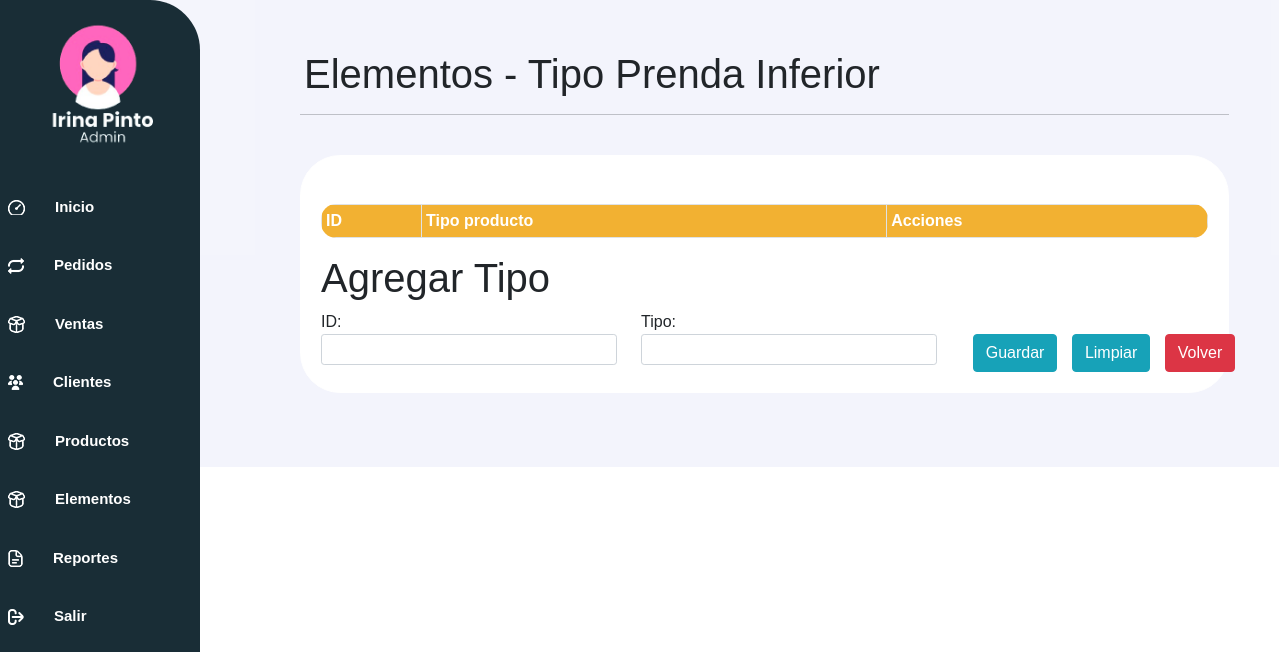
The page /controlador/tipopi_controlador.php (signed in) on the database as committed earlier.
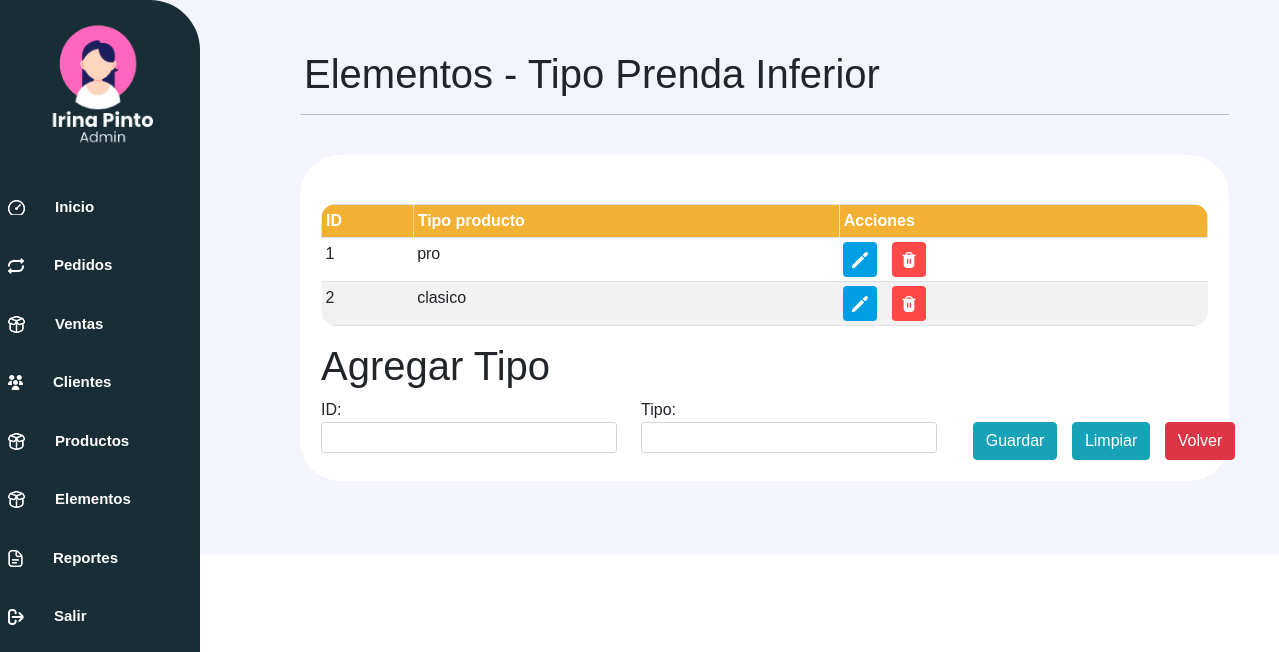
The same page on the database as committed later.
### tables this page shows
CREATE TABLE `tipo_pi` (
  `id_tipoPI` varchar(3) NOT NULL,
  `nombre_tipoPI` varchar(10) DEFAULT NULL
);

### controlador/tipopi_controlador.php (called while the page is built, shortened)
<?php
	require_once("../modelo/tipopi_modelo.php");
	$objtipo_pi = new tipo_piModelo();
	$lista_tipo_pi1 = $objtipo_pi->consultar();
	$lista_tipopi = $objtipo_pi->tipo_pi_consultar();
	require_once("../vista/tipopi_vista.php");
?>

### modelo/conexionPDO.php (called while the page is built, shortened)
<?php
class Conexion {
    private $conexion;
    function __construct(){
        $servidor="localhost";
        $usuarioBD="root";
        $claveBD="";
        $bd="gestion_de_pedidos_cpinto";
        try {
            $this->conexion=new PDO("mysql:host=$servidor;dbname=$bd",$usuarioBD,$claveBD);
            $this->conexion->setAttribute(PDO::ATTR_ERRMODE,PDO::ERRMODE_EXCEPTION);
        }
        catch(PDOException $fallo){
            die ("La conexion ha fallado.".$fallo->getMessage());
        }
    }
    public function conectar(){
        return $this->conexion;
    }
}
?>

### modelo/tipopi_modelo.php (called while the page is built, shortened)
<?php
    require_once("conexionPDO.php");
	class tipo_piModelo extends Conexion {
		private $objbd;
		 public function __construct(){
			$this->objbd = parent::conectar();
		}
		public function consultar(){
			$lista = array();
			$registro = "SELECT * FROM tipo_pi";
			$preparado = $this->objbd->prepare($registro);
			$resul = $preparado->execute();
			while( $datos = $preparado->fetch(PDO::FETCH_ASSOC) ){
				$lista[] = $datos;
			}
			return $lista;
		}
		public function tipo_pi_consultar(){
			$lista = array();
			$registro = "SELECT * FROM tipo_pi";
			$preparado = $this->objbd->prepare($registro);
			$resul = $preparado->execute();
			while( $datos = $preparado->fetch(PDO::FETCH_ASSOC) ){
				$lista[] = $datos;
			}
			return $lista;
		}
	}
?>

### vista/tipopi_vista.php (the view, shortened to what the changed rows need)
<!DOCTYPE html>
<?php
   require_once("../modelo/conexionPDO.php");
?>
<html>
	<head>
        <link rel="stylesheet" href="../vista/css/estilos.css">
        <link href="https://cdn.lineicons.com/4.0/lineicons.css" rel="stylesheet" />
        <link rel="stylesheet" href="https://cdnjs.cloudflare.com/ajax/libs/font-awesome/5.15.4/css/all.min.css">
		<link rel="stylesheet" href="../vista/css/bootstrap.min.css">
        <link rel="stylesheet" href="../vista/css/sweetalert2.min.css">
	</head>
    <body>
    <div class="contenido">
    <div class="ml-1">
        <h1>Elementos - Tipo Prenda Inferior</h1>
    </div>
<div class="px-6 py-4">
    <div class="contenedor-entrada1 px-6 pt-5">
        <div class="caja_scroll">
                    <table class="table table-striped table-bordered table-hover table-sm">
                        <tr>
                            <th>ID</th>
                            <th>Tipo producto</th>
                            <th>Acciones</th>
                        </tr>
                        <?php foreach ($lista_tipopi as $tipopi){ ?>
                            <tr>
                                <td><?php echo $tipopi['id_tipoPI']; ?></td>
                                <td><?php echo $tipopi['nombre_tipoPI']; ?></td>
                                <td>
                                    <a href="tipopi_controlador.php?id=<?php echo $tipopi['id_tipoPI'] ?>" class="btn btn-azul">
                                    <img src="../vista/img/pencil.png" alt="Modificar" width="16" height="16"></a>
                                  <a href="../controlador/tipopi_controlador.php?eliminarId=<?php echo $tipopi['id_tipoPI'] ?>" class="btn btn-rojo">
                                     <img src="../vista/img/trash.png" alt="Eliminar" width=16 height=16></a>
                                </td>
                            </tr>
                        <?php } ?>
                    </table>
                </div>
            <?php if(isset($_GET['id'])){ ?>
                <h1 class="display-6"><b>Datos Producto </b></h1>
            <?php } else { ?>
                <h1 class="display-6"><b>Agregar Tipo</b></h1>
            <?php } ?>
        </div>
        </div>
    </div>
</body>
</html>

Rows that differ between the two databases and show on the page:
added tipo_pi: id_tipoPI "1", nombre_tipoPI "pro"
added tipo_pi: id_tipoPI "2", nombre_tipoPI "clasico"
